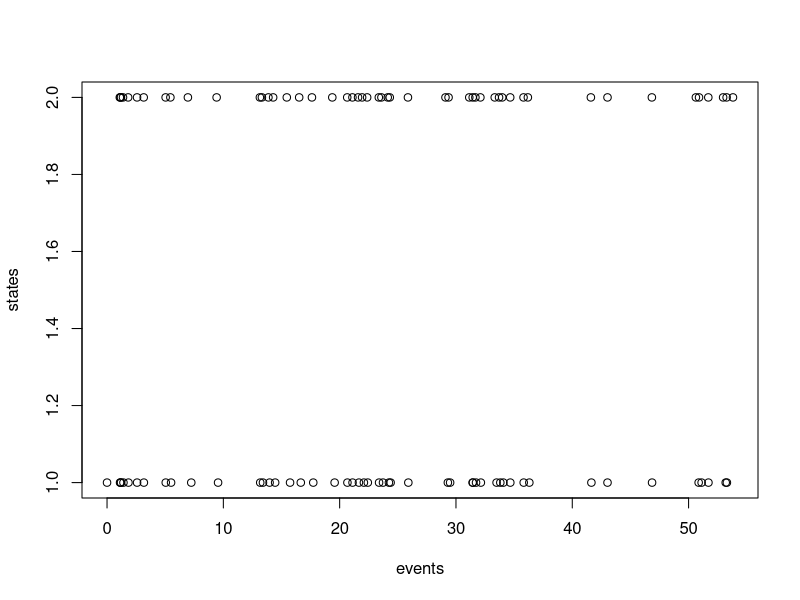

Generate this figure with R:
## ---- chunk 1
Q <- matrix(c(-1,10,1,-10), nrow=2, byrow=T)
## ---- chunk 2

events <- rep(0, 100)
states <- rep(1,100)

## ---- chunk 3
for(i in 2:100){
	state=states[i-1]		
	events[i] <- events[i-1] + rexp(1, rate= -Q[state, state])

	states[i] <- if(state==1){2}else{1}
}

dat <- cbind(events, states)
plot(states~events,dat)
